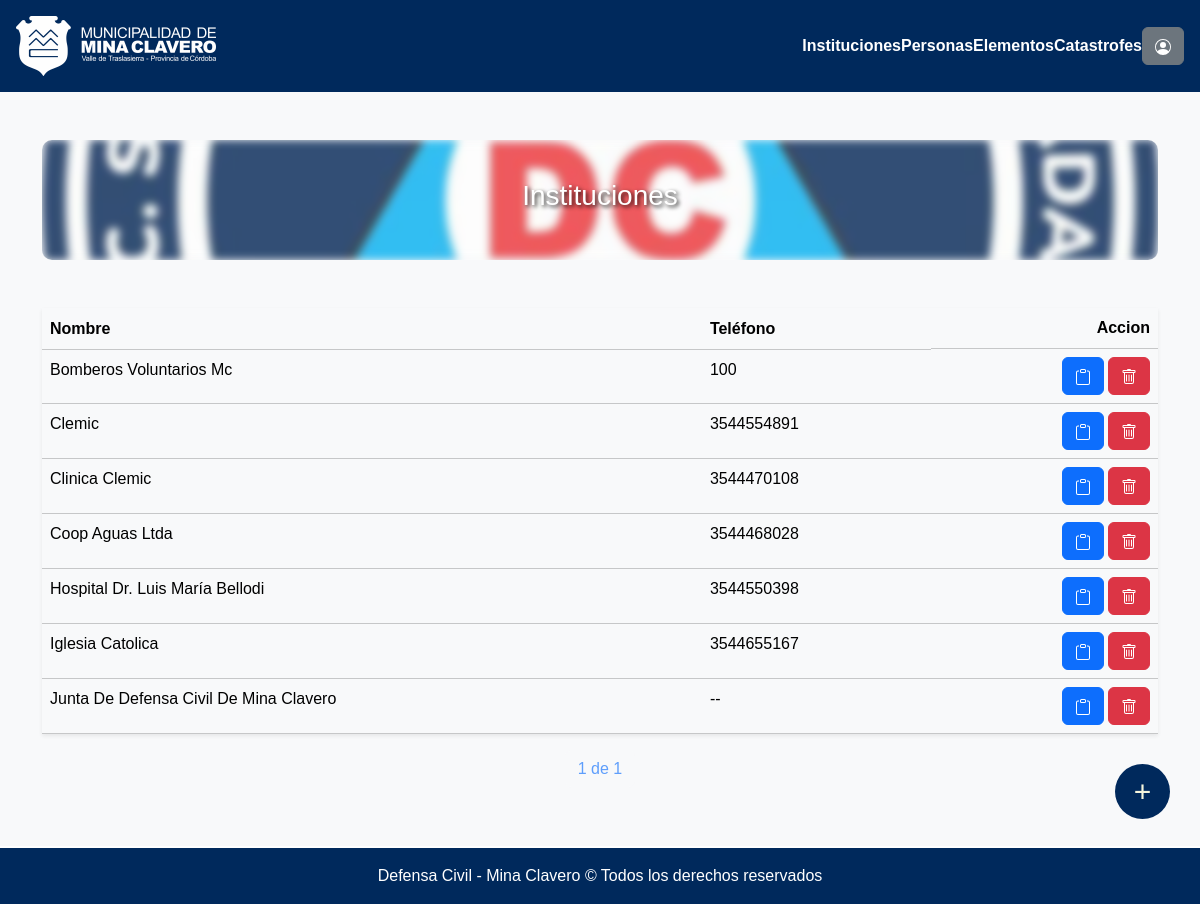
Screenshot of /instituciones/ (signed in) with the database file from the repository.
### seguridadVial/models.py (models this page shows, shortened)
class Institucion(models.Model):
    nombre = models.CharField(max_length=120)
    descripcion = models.CharField(max_length=240)
    direccion = models.CharField(max_length=120, default="", null=True, blank=True)
    email = models.CharField(max_length=120, default="", null=True, blank=True)
    telefono = models.CharField(max_length=30, default="",null=True, blank=True)

### seguridadVial/views.py (the view)
# urls.py: path("instituciones/", login_required(permission_required('seguridadVial.view_institucion')(views.ListaInstitucion.as_view())), name="listaInstituciones"),
class ListaInstitucion(ListView):
    model = Institucion
    template_name = os.path.join("defensaCivil", "listas", "listaInstituciones.html")
    context_object_name = 'instituciones'
    paginate_by = 7
    def get_queryset(self):
        return Institucion.objects.all().order_by('nombre')

### municipalidad/templates/defensaCivil/listas/listaInstituciones.html (shortened to what this page needs)
{% extends "defensaCivil/base.html" %}
{% load static %}
{% block contenido %}
<div class="container mt-5">
  <div class="cont mb-5">
    <h1 class="titulo fs-3 fs-md-2 fs-lg-1">Instituciones</h1>
  </div>
    <table class="table table-light shadow-sm mt-2">
        <thead class="bg-light">
          <tr>
            <th scope="col">Nombre</th>
            <th scope="col" class="d-none d-md-table-cell">Teléfono</th>
            <th scope="col" class="d-flex justify-content-end">Accion</th>
          </tr>
        </thead>
        <tbody>
          {% for i in instituciones %}
            {% if i.nombre != "institucion" %}
              <tr>
                <td style="cursor: pointer;" onclick="window.location.href='{% url 'modificarInstitucion' i.id %}'">{{ i.nombre | title}}</td>
                <td style="cursor: pointer;" class="d-none d-md-table-cell" onclick="window.location.href='{% url 'modificarInstitucion' i.id %}'">{{ i.telefono |default_if_none:"--" }}</td>
                <td class="d-none d-lg-table-cell">
                  <div class="d-flex justify-content-end align-items-center">
                      <a class="btn btn-sm- btn-primary" href="{% url 'institucionDetalle' i.id %}">
                      </a>
                      <a class="btn btn-danger ms-1" href="{% url 'borrarInstitucion' i.id %}">
                      </a>
                  </div>
                </td>
              </tr>
            {% endif %}
          {% endfor %}
        </tbody>
    </table>
    <div class="pagination justify-content-center">
        <span class="current-page btn btn-outline-light disabled text-primary mb-3">
            {{ page_obj.number }} de {{ page_obj.paginator.num_pages }}
        </span>
    </div>
    <a href={% url "nuevaInstitucion" %} class="customButton">+</a>
</div>
{% endblock %}

### municipalidad/static/estilos.css (style rules this page uses)
.cont { position: relative; height: 120px; border-radius: 10px; overflow: hidden; color: white; display: flex; align-items: center; justify-content: center; margin-top: 5px; }
.cont::before { content: ""; position: absolute; top: 0; left: 0; width: 100%; height: 100%; background-image: url("../../../static/imagenes/defensacivil.jpg"); background-size: cover; background-position: center; filter: blur(4px); z-index: -1; opacity: 0.8; }
.titulo { text-shadow: 2px 2px 4px rgba(0, 0, 0, 0.877); }
.customButton { display: flex; position: fixed; width: 55px; height: 55px; bottom: 60px; right: 30px; border-radius: 50px; text-align: center; font-size: 30px; z-index: 100; align-items: center; justify-content: center; text-align: center; background-color: #C1121F; color:beige; text-decoration: none; transition: 0.3s; }

### municipalidad/templates/defensaCivil/listas/listaInstituciones.html (style rules this page uses)
.cont { position: relative; height: 120px; border-radius: 10px; overflow: hidden; color: white; display: flex; align-items: center; justify-content: center; }
.cont::before { content: ""; position: absolute; top: 0; left: 0; width: 100%; height: 100%; background-image: url("../../../static/imagenes/defensacivil.jpg"); background-size: cover; background-position: center; filter: blur(4px); z-index: -1; opacity: 0.8; }
.titulo { text-shadow: 2px 2px 4px rgba(0, 0, 0, 0.877); }

### municipalidad/templates/defensaCivil/base.html (style rules this page uses)
body { font-family: 'Arial', sans-serif; background-color: #f8f9fa; color: #333; margin: 0; padding-bottom: 100px; }
.customButton { display: flex; position: fixed; width: 55px; height: 55px; bottom: 60px; right: 30px; border-radius: 50px; text-align: center; font-size: 30px; z-index: 100; align-items: center; justify-content: center; text-align: center; background-color: hsl(213, 100%, 18%); color:beige; text-decoration: none; transition: 0.3s; margin-bottom: 25px; }

### rows the page displays
Institucion: nombre "Bomberos Voluntarios Mc", telefono "100"
Institucion: nombre "Clemic", telefono "3544554891"
Institucion: nombre "Clinica Clemic", telefono "3544470108"
Institucion: nombre "Coop Aguas Ltda", telefono "3544468028"
Institucion: nombre "Hospital Dr. Luis María Bellodi", telefono "3544550398"
Institucion: nombre "Iglesia Catolica", telefono "3544655167"
Institucion: nombre "Junta De Defensa Civil De Mina Clavero", telefono "--"

### other values shown
{{ page_obj.number }} "1"
{{ page_obj.paginator.num_pages }} "1"
